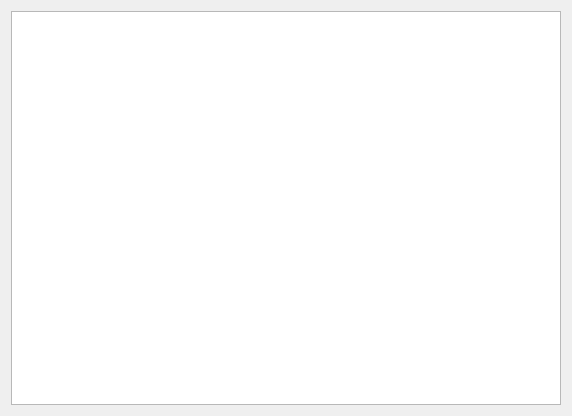
<?xml version="1.0" encoding="UTF-8"?>
<ui version="4.0">
 <class>Form</class>
 <widget class="QWidget" name="Form">
  <property name="geometry">
   <rect>
    <x>0</x>
    <y>0</y>
    <width>572</width>
    <height>416</height>
   </rect>
  </property>
  <property name="windowTitle">
   <string>Form</string>
  </property>
  <layout class="QVBoxLayout" name="verticalLayout">
   <item>
    <widget class="QTableView" name="tableView"/>
   </item>
  </layout>
 </widget>
 <resources/>
 <connections/>
</ui>
